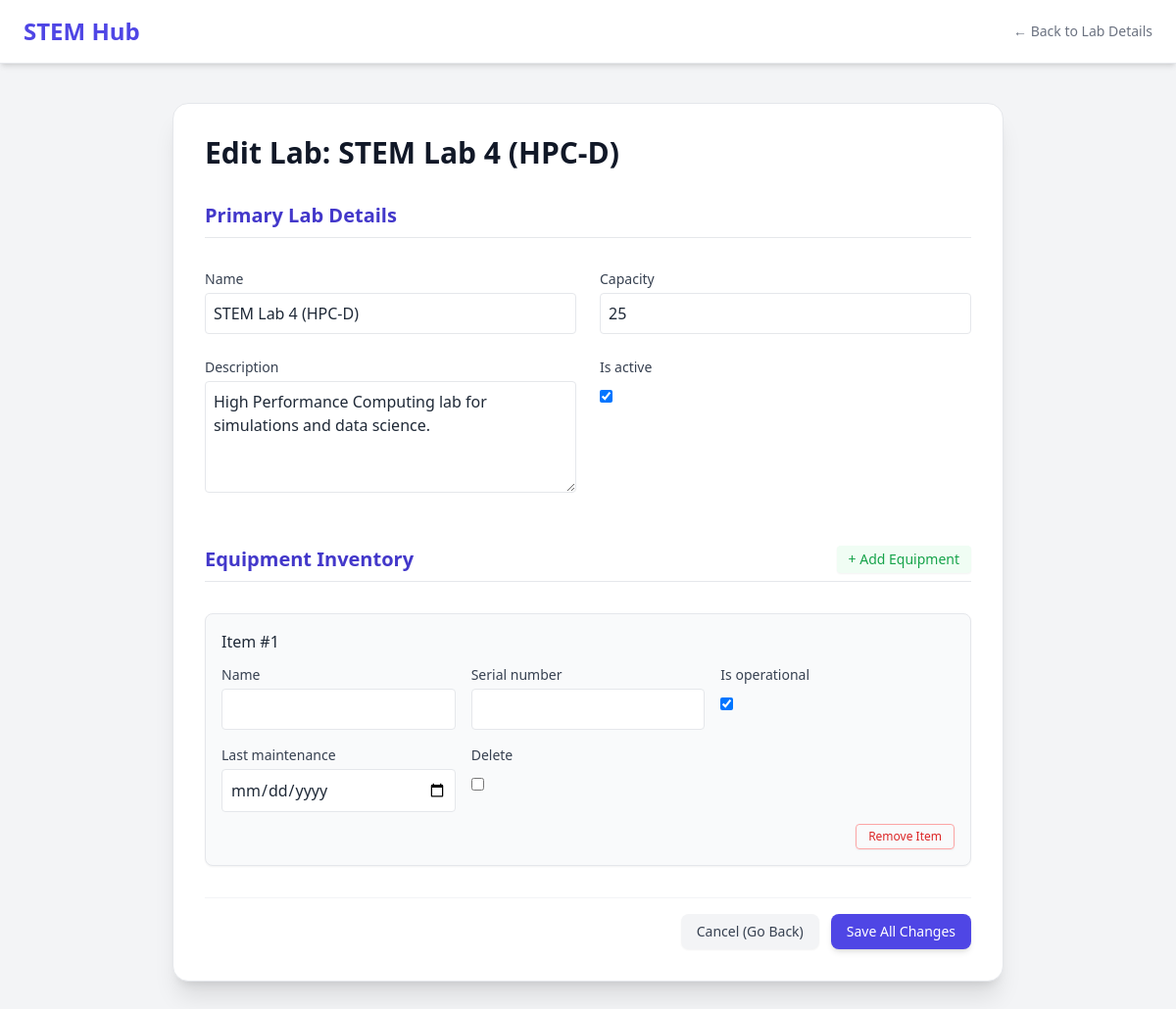
Page /labs/hpc-sim-d/edit/ (signed in) on the earlier database version.
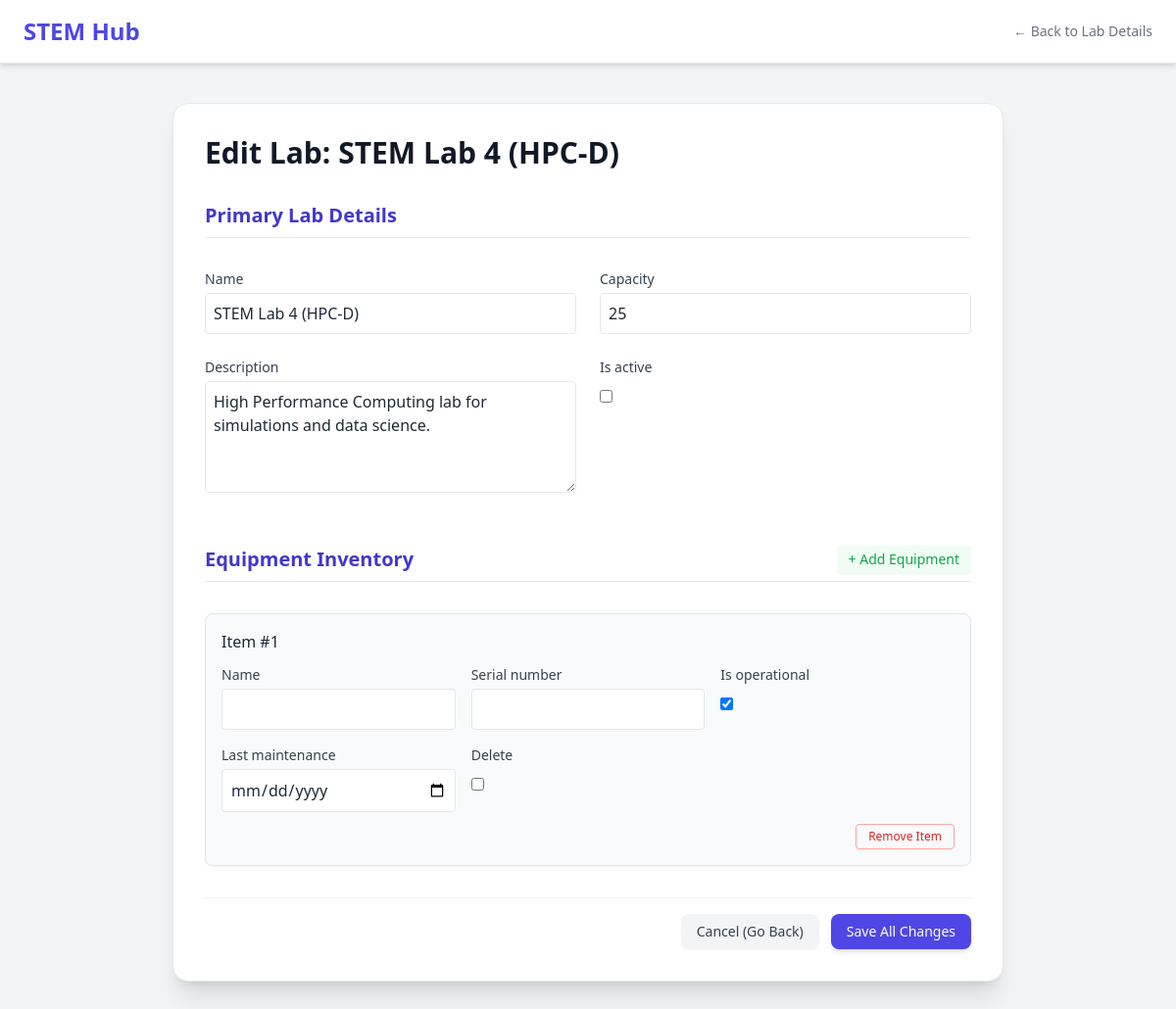
Same page on the later database version.
### labs/models.py (models this page shows, shortened)
class Lab(models.Model):
    name = models.CharField(max_length=200)
    slug = models.SlugField(unique=True)
    capacity = models.PositiveIntegerField()
    description = models.TextField()
    map_svg_id = models.CharField(max_length=50, unique=True, help_text="Matches ID in Figma SVG")
    is_active = models.BooleanField(default=True)

### labs/views.py (the view)
# urls.py: path('<slug:slug>/edit/', views.lab_edit, name='edit'),
@staff_member_required
def lab_edit(request, slug):
    lab = get_object_or_404(Lab, slug=slug)
    if request.method == 'POST':
        form = LabForm(request.POST, instance=lab)
        formset = EquipmentFormSet(request.POST, request.FILES, instance=lab)
        if form.is_valid() and formset.is_valid():
            form.save()
            formset.save()
            return redirect('labs:detail', slug=lab.slug)
        else:
            print("Form or Formset validation failed:", form.errors, formset.errors)
    else:
        form = LabForm(instance=lab)
        formset = EquipmentFormSet(instance=lab)
    return render(request, 'labs/lab_form.html', {
        'lab': lab,
        'form': form,
        'formset': formset,
    })

### labs/forms.py
class LabForm(forms.ModelForm):
    class Meta:
        model = Lab
        fields = ['name', 'capacity', 'description', 'is_active']
        widgets = {
            'description': forms.Textarea(attrs={'rows': 4, 'class': 'w-full p-2 border rounded'}),
            'name': forms.TextInput(attrs={'class': 'w-full p-2 border rounded'}),
            'capacity': forms.NumberInput(attrs={'class': 'w-full p-2 border rounded'}),
        }

### CORE/templates/labs/Lab_form.html (shortened to what the changed rows need)
{% load static %}
<!DOCTYPE html>
<html lang="en">
<head>
    <script src="https://cdn.tailwindcss.com"></script>
</head>
<body class="bg-gray-100 text-gray-800 font-sans">
    <main class="max-w-4xl mx-auto px-6 pb-12">
        <div class="bg-white rounded-2xl shadow-xl border border-gray-200 p-8 mt-10">
            <h1 class="text-3xl font-bold text-gray-900 mb-6">
                {% if form.instance.pk %}
                    Edit Lab: {{ lab.name }}
                {% else %}
                    Create New Lab
                {% endif %}
            </h1>
            <form method="post" class="space-y-8" enctype="multipart/form-data">
                <h2 class="text-xl font-semibold text-indigo-700 border-b pb-2">Primary Lab Details</h2>
                <div class="grid grid-cols-1 md:grid-cols-2 gap-6">
                    {% for field in form %}
                        <div class="field-wrapper {% if field.field.widget.input_type == 'textarea' %}md:col-span-2{% endif %}">
                            <label for="{{ field.id_for_label }}" class="block text-sm font-medium text-gray-700 mb-1">
                                {{ field.label }}
                            </label>
                            {% if field.field.widget.input_type == 'checkbox' %}
                                <div class="mt-2">{{ field }}</div>
                            {% else %}
                                {{ field }}
                            {% endif %}
                        </div>
                    {% endfor %}
                </div>
                <h2 class="text-xl font-semibold text-indigo-700 border-b pb-2 pt-4 flex justify-between items-center">
                    Equipment Inventory
                    <button type="button" id="add-equipment-btn" class="text-sm text-green-600 hover:text-green-800 font-medium px-3 py-1 rounded bg-green-50 shadow-sm">
                        + Add Equipment
                    </button>
                </h2>
                <div id="equipment-formset-container" class="space-y-6">
                </div>
                <div class="pt-4 border-t border-gray-100 flex justify-end gap-3">
                </div>
            </form>
        </div>
    </main>
</body>
</html>

Differences in the rows shown:
changed Lab "STEM Lab 4 (HPC-D)": is_active "☑" → "☐"
